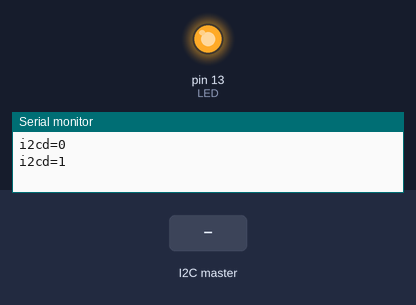
Simulated run of this sketch. Board: Arduino Uno, built with avr-gcc and run on an emulated ATmega328P. On the bench: output pins drawn as LEDs (lit = HIGH), the last lines printed to the serial monitor. Inputs (shaded band) come from the test bench.

Above: at 1.2 s.
1.3 s: the I2C master sends the byte 0
At 1.8 s:
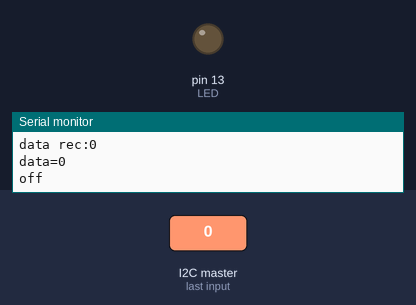
2.8 s: the I2C master sends the byte 1
At 4.0 s:
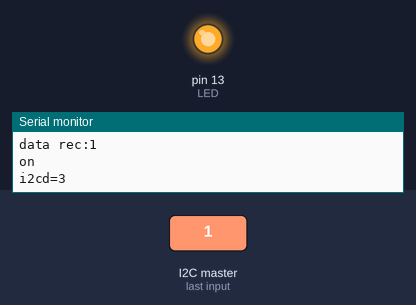
4.3 s: the I2C master sends the byte 2
At 5.3 s:
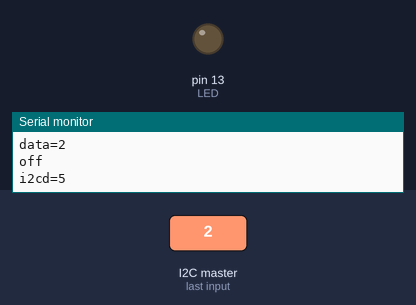
Timing chart, 0 to 7.3 s (numbered marks = the images above; inputs shaded):
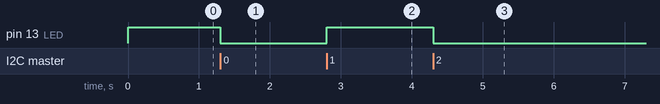

The sketch:

i2ctest_rpi.ino
```cpp
/*
 * Arduino code to send and receive I2C data
 * Tested on Adafruit Feather M0+ Express and Raspberry Pi Model 4
 *
 * SDA <--> SDA
 * SCL <--> SCL
 * GND <--> GND
 *
 * Sets built-in LED (1 = on, 0 = off) on Feather when requested
 * and responds with data received
 */
#include <Wire.h>
#define SLAVE_ADDRESS 0x08     // I2C address for Arduino
#define LED 13                   // Built-in LED
int i2cData = 0;
int i2cd= 0;                // the I2C data received
void setup(){
  Wire.begin(SLAVE_ADDRESS);
  Wire.onReceive(receiveData);
  Wire.onRequest(sendData);
  pinMode(LED, OUTPUT);
  Serial.begin(9600);
  digitalWrite(LED, HIGH);
}
void loop() {
  // Everything happens in the interrupts
  for(int i=0; i<=10;i++){
    i2cd= i;
    Serial.print("i2cd=");
    Serial.println(i2cd);
    delay(1000);
  }
}
// Handle reception of incoming I2C data
void receiveData(int byteCount) {
  while (Wire.available()) {
    i2cData = Wire.read();
    Serial.print("data rec:");
    Serial.println(i2cData);
    if (i2cData == 1) {
      digitalWrite(LED, 1);
      Serial.println("on");
    }
    else {
      Serial.print("data=");
      Serial.println(i2cData);
      digitalWrite(LED, 0);
      Serial.println("off");
    }
  }
}
// Handle request to send I2C data
void sendData() {
  Serial.println("writedata to rpi");
  Wire.write(i2cd);
}
```

Measured:
- after the input at 1.3 s, pin 13 (LED): HIGH → LOW at once
- after the input at 2.8 s, pin 13 (LED): LOW → HIGH at once
- after the input at 4.3 s, pin 13 (LED): HIGH → LOW at once
